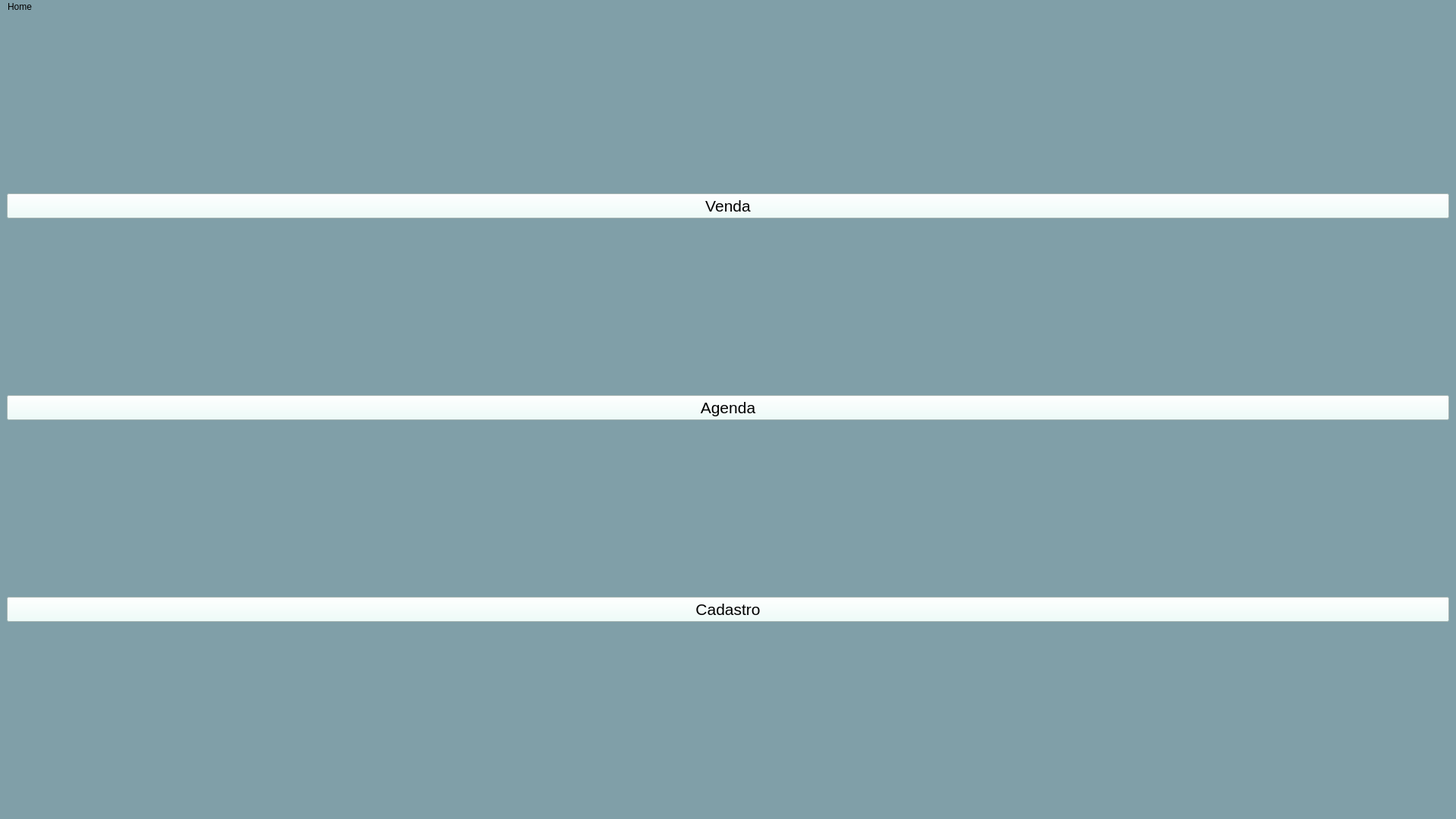
<?xml version="1.0" encoding="UTF-8"?>
<ui version="4.0">
 <class>Home</class>
 <widget class="QMainWindow" name="Home">
  <property name="geometry">
   <rect>
    <x>0</x>
    <y>0</y>
    <width>1920</width>
    <height>1080</height>
   </rect>
  </property>
  <property name="windowTitle">
   <string>MainWindow</string>
  </property>
  <property name="styleSheet">
   <string notr="true">background-color: rgb(128, 159, 168);</string>
  </property>
  <widget class="QWidget" name="centralwidget">
   <layout class="QVBoxLayout" name="verticalLayout">
    <item>
     <widget class="QPushButton" name="pushButton_2">
      <property name="font">
       <font>
        <pointsize>16</pointsize>
       </font>
      </property>
      <property name="styleSheet">
       <string notr="true">
background-color: rgb(234, 255, 251);</string>
      </property>
      <property name="text">
       <string>Venda</string>
      </property>
     </widget>
    </item>
    <item>
     <widget class="QPushButton" name="pushButton">
      <property name="font">
       <font>
        <pointsize>16</pointsize>
       </font>
      </property>
      <property name="styleSheet">
       <string notr="true">background-color: rgb(234, 255, 251);</string>
      </property>
      <property name="text">
       <string>Agenda</string>
      </property>
     </widget>
    </item>
    <item>
     <widget class="QPushButton" name="pushButton_3">
      <property name="font">
       <font>
        <pointsize>16</pointsize>
       </font>
      </property>
      <property name="styleSheet">
       <string notr="true">background-color: rgb(234, 255, 251);</string>
      </property>
      <property name="text">
       <string>Cadastro</string>
      </property>
     </widget>
    </item>
   </layout>
  </widget>
  <widget class="QMenuBar" name="menubar">
   <property name="geometry">
    <rect>
     <x>0</x>
     <y>0</y>
     <width>1920</width>
     <height>22</height>
    </rect>
   </property>
   <widget class="QMenu" name="menuHome">
    <property name="title">
     <string>Home</string>
    </property>
   </widget>
   <addaction name="menuHome"/>
  </widget>
  <widget class="QStatusBar" name="statusbar"/>
 </widget>
 <resources/>
 <connections/>
</ui>
